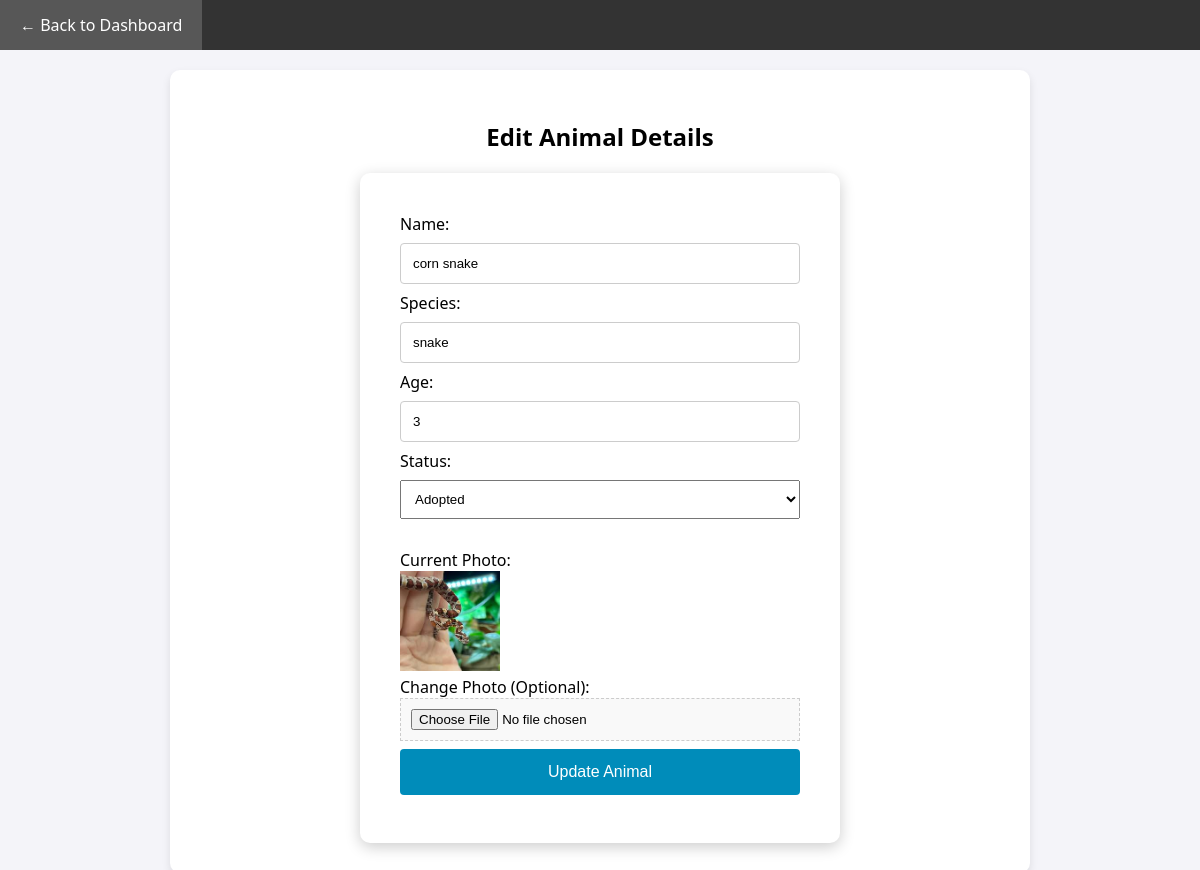
The app's page /edit_animal.php?id=1 (signed in) with its own data.
### tables this page shows
CREATE TABLE `animals` (
  `id` int(11) NOT NULL,
  `name` varchar(50) NOT NULL,
  `species` varchar(50) NOT NULL,
  `age` int(11) NOT NULL,
  `description` text DEFAULT NULL,
  `image` varchar(255) DEFAULT 'default.jpg',
  `status` enum('Available','Adopted') DEFAULT 'Available'
);

### edit_animal.php (the view, shortened to what this page needs)
<?php
require 'db.php';
$id = $_GET['id'];
$stmt = $pdo->prepare("SELECT * FROM animals WHERE id = ?");
$stmt->execute([$id]);
$animal = $stmt->fetch();
?>
<!DOCTYPE html>
<html>
<head>
    <link rel="stylesheet" href="style.css">
</head>
<body>
    <div class="navbar">
        <a href="admin.php">← Back to Dashboard</a>
    </div>
    <div class="container">
        <h2>Edit Animal Details</h2>
        <div class="login-box" style="margin: 0 auto; width: 400px; text-align: left;">
            <form method="POST" enctype="multipart/form-data">
                <label>Name:</label>
                <input type="text" name="name" value="<?= $animal['name'] ?>" required>
                <label>Species:</label>
                <input type="text" name="species" value="<?= $animal['species'] ?>" required>
                <label>Age:</label>
                <input type="number" name="age" value="<?= $animal['age'] ?>" required>
                <label>Status:</label>
                <select name="status" style="width: 100%; padding: 10px; margin: 8px 0;">
                    <option value="Adopted" <?= $animal['status'] == 'Adopted' ? 'selected' : '' ?>>Adopted</option>
                </select>
                <br><br>
                <label>Current Photo:</label><br>
                <img src="uploads/<?= $animal['image'] ?>" width="100"><br>
                <label>Change Photo (Optional):</label>
                <input type="file" name="animal_photo">
                <button type="submit" style="background-color: #008CBA;">Update Animal</button>
            </form>
        </div>
    </div>
</body>
</html>

### style.css (style rules this page uses)
body { font-family: 'Segoe UI', Tahoma, Geneva, Verdana, sans-serif; background-color: #f4f4f9; margin: 0; padding: 0; display: flex; flex-direction: column; align-items: center; }
.navbar { width: 100%; background-color: #333; overflow: hidden; margin-bottom: 20px; }
.navbar a { float: left; display: block; color: white; text-align: center; padding: 14px 20px; text-decoration: none; }
.container { background-color: white; padding: 30px; border-radius: 10px; box-shadow: 0 4px 8px rgba(0,0,0,0.1); width: 80%; max-width: 800px; text-align: center; }
.login-box { background-color: white; padding: 40px; border-radius: 10px; box-shadow: 0 4px 15px rgba(0,0,0,0.2); width: 300px; margin-top: 50px; text-align: center; }
input[type=text], input[type=password], input[type=number] { width: 100%; padding: 12px; margin: 8px 0; display: inline-block; border: 1px solid #ccc; border-radius: 4px; box-sizing: border-box; }
button { width: 100%; background-color: #4CAF50; color: white; padding: 14px 20px; margin: 8px 0; border: none; border-radius: 4px; cursor: pointer; font-size: 16px; }
input[type=file] { padding: 10px; background: #f9f9f9; border: 1px dashed #ccc; width: 100%; box-sizing: border-box; }

### records on screen
animals: name "corn snake", species "snake", age "3", status "Adopted", image (picture)
